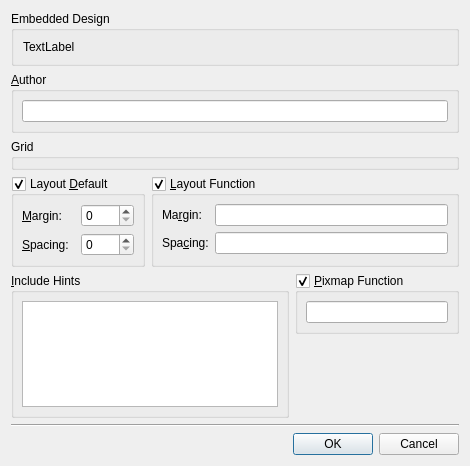
<?xml version="1.0" encoding="UTF-8"?>
<ui version="4.0">
 <comment>*********************************************************************
**
** Copyright (C) 2014 Digia Plc and/or its subsidiary(-ies).
** Contact: http://www.qt-project.org/legal
**
** This file is part of the Qt Designer of the Qt Toolkit.
**
** $QT_BEGIN_LICENSE:LGPL21$
** Commercial License Usage
** Licensees holding valid commercial Qt licenses may use this file in
** accordance with the commercial license agreement provided with the
** Software or, alternatively, in accordance with the terms contained in
** a written agreement between you and Digia. For licensing terms and
** conditions see http://qt.digia.com/licensing. For further information
** use the contact form at http://qt.digia.com/contact-us.
**
** GNU Lesser General Public License Usage
** Alternatively, this file may be used under the terms of the GNU Lesser
** General Public License version 2.1 or version 3 as published by the Free
** Software Foundation and appearing in the file LICENSE.LGPLv21 and
** LICENSE.LGPLv3 included in the packaging of this file. Please review the
** following information to ensure the GNU Lesser General Public License
** requirements will be met: https://www.gnu.org/licenses/lgpl.html and
** http://www.gnu.org/licenses/old-licenses/lgpl-2.1.html.
**
** In addition, as a special exception, Digia gives you certain additional
** rights. These rights are described in the Digia Qt LGPL Exception
** version 1.1, included in the file LGPL_EXCEPTION.txt in this package.
**
** $QT_END_LICENSE$
**
*********************************************************************</comment>
 <class>FormWindowSettings</class>
 <widget class="QDialog" name="FormWindowSettings">
  <property name="geometry">
   <rect>
    <x>0</x>
    <y>0</y>
    <width>470</width>
    <height>466</height>
   </rect>
  </property>
  <property name="windowTitle">
   <string>Form Settings</string>
  </property>
  <layout class="QGridLayout">
   <item row="3" column="0" colspan="2">
    <layout class="QHBoxLayout">
     <property name="spacing">
      <number>6</number>
     </property>
     <property name="margin">
      <number>0</number>
     </property>
     <item>
      <widget class="QGroupBox" name="layoutDefaultGroupBox">
       <property name="title">
        <string>Layout &amp;Default</string>
       </property>
       <property name="checkable">
        <bool>true</bool>
       </property>
       <layout class="QGridLayout">
        <property name="margin">
         <number>8</number>
        </property>
        <property name="spacing">
         <number>6</number>
        </property>
        <item row="1" column="0">
         <widget class="QLabel" name="label_2">
          <property name="text">
           <string>&amp;Spacing:</string>
          </property>
          <property name="buddy">
           <cstring>defaultSpacingSpinBox</cstring>
          </property>
         </widget>
        </item>
        <item row="0" column="0">
         <widget class="QLabel" name="label">
          <property name="text">
           <string>&amp;Margin:</string>
          </property>
          <property name="buddy">
           <cstring>defaultMarginSpinBox</cstring>
          </property>
         </widget>
        </item>
        <item row="1" column="1">
         <widget class="QSpinBox" name="defaultSpacingSpinBox"/>
        </item>
        <item row="0" column="1">
         <widget class="QSpinBox" name="defaultMarginSpinBox"/>
        </item>
       </layout>
      </widget>
     </item>
     <item>
      <widget class="QGroupBox" name="layoutFunctionGroupBox">
       <property name="title">
        <string>&amp;Layout Function</string>
       </property>
       <property name="checkable">
        <bool>true</bool>
       </property>
       <layout class="QGridLayout">
        <property name="margin">
         <number>8</number>
        </property>
        <property name="spacing">
         <number>6</number>
        </property>
        <item row="1" column="1">
         <widget class="QLineEdit" name="spacingFunctionLineEdit"/>
        </item>
        <item row="0" column="1">
         <widget class="QLineEdit" name="marginFunctionLineEdit"/>
        </item>
        <item row="0" column="0">
         <widget class="QLabel" name="label_3">
          <property name="text">
           <string>Ma&amp;rgin:</string>
          </property>
          <property name="buddy">
           <cstring>marginFunctionLineEdit</cstring>
          </property>
         </widget>
        </item>
        <item row="1" column="0">
         <widget class="QLabel" name="label_3_2">
          <property name="text">
           <string>Spa&amp;cing:</string>
          </property>
          <property name="buddy">
           <cstring>spacingFunctionLineEdit</cstring>
          </property>
         </widget>
        </item>
       </layout>
      </widget>
     </item>
    </layout>
   </item>
   <item row="4" column="1">
    <layout class="QHBoxLayout">
     <property name="spacing">
      <number>6</number>
     </property>
     <property name="margin">
      <number>0</number>
     </property>
     <item>
      <widget class="QGroupBox" name="pixmapFunctionGroupBox">
       <property name="title">
        <string>&amp;Pixmap Function</string>
       </property>
       <property name="checkable">
        <bool>true</bool>
       </property>
       <layout class="QVBoxLayout">
        <property name="spacing">
         <number>6</number>
        </property>
        <property name="margin">
         <number>8</number>
        </property>
        <item>
         <widget class="QLineEdit" name="pixmapFunctionLineEdit"/>
        </item>
       </layout>
      </widget>
     </item>
    </layout>
   </item>
   <item row="5" column="1">
    <spacer>
     <property name="orientation">
      <enum>Qt::Vertical</enum>
     </property>
     <property name="sizeHint" stdset="0">
      <size>
       <width>111</width>
       <height>115</height>
      </size>
     </property>
    </spacer>
   </item>
   <item row="7" column="0" colspan="2">
    <widget class="QDialogButtonBox" name="buttonBox">
     <property name="orientation">
      <enum>Qt::Horizontal</enum>
     </property>
     <property name="standardButtons">
      <set>QDialogButtonBox::Cancel|QDialogButtonBox::Ok</set>
     </property>
    </widget>
   </item>
   <item row="6" column="0" colspan="2">
    <widget class="Line" name="line">
     <property name="orientation">
      <enum>Qt::Horizontal</enum>
     </property>
    </widget>
   </item>
   <item row="4" column="0" rowspan="2">
    <widget class="QGroupBox" name="includeHintsGroupBox">
     <property name="title">
      <string>&amp;Include Hints</string>
     </property>
     <layout class="QVBoxLayout">
      <property name="spacing">
       <number>6</number>
      </property>
      <property name="margin">
       <number>8</number>
      </property>
      <item>
       <widget class="QTextEdit" name="includeHintsTextEdit"/>
      </item>
     </layout>
    </widget>
   </item>
   <item row="2" column="0" colspan="2">
    <widget class="qdesigner_internal::GridPanel" name="gridPanel">
     <property name="title">
      <string>Grid</string>
     </property>
    </widget>
   </item>
   <item row="0" column="0" colspan="2">
    <widget class="QGroupBox" name="embeddedGroupBox">
     <property name="title">
      <string>Embedded Design</string>
     </property>
     <layout class="QVBoxLayout" name="verticalLayout">
      <item>
       <widget class="QLabel" name="deviceProfileLabel">
        <property name="text">
         <string notr="true">TextLabel</string>
        </property>
       </widget>
      </item>
     </layout>
    </widget>
   </item>
   <item row="1" column="0" colspan="2">
    <widget class="QGroupBox" name="pixmapFunctionGroupBox_2">
     <property name="title">
      <string>&amp;Author</string>
     </property>
     <layout class="QVBoxLayout">
      <property name="spacing">
       <number>6</number>
      </property>
      <property name="margin">
       <number>8</number>
      </property>
      <item>
       <widget class="QLineEdit" name="authorLineEdit"/>
      </item>
     </layout>
    </widget>
   </item>
  </layout>
 </widget>
 <customwidgets>
  <customwidget>
   <class>qdesigner_internal::GridPanel</class>
   <extends>QGroupBox</extends>
   <header location="global">gridpanel_p.h</header>
   <container>1</container>
  </customwidget>
 </customwidgets>
 <tabstops>
  <tabstop>authorLineEdit</tabstop>
  <tabstop>defaultMarginSpinBox</tabstop>
  <tabstop>defaultSpacingSpinBox</tabstop>
  <tabstop>marginFunctionLineEdit</tabstop>
  <tabstop>spacingFunctionLineEdit</tabstop>
  <tabstop>pixmapFunctionLineEdit</tabstop>
 </tabstops>
 <resources/>
 <connections>
  <connection>
   <sender>buttonBox</sender>
   <signal>accepted()</signal>
   <receiver>FormWindowSettings</receiver>
   <slot>accept()</slot>
   <hints>
    <hint type="sourcelabel">
     <x>294</x>
     <y>442</y>
    </hint>
    <hint type="destinationlabel">
     <x>150</x>
     <y>459</y>
    </hint>
   </hints>
  </connection>
  <connection>
   <sender>buttonBox</sender>
   <signal>rejected()</signal>
   <receiver>FormWindowSettings</receiver>
   <slot>reject()</slot>
   <hints>
    <hint type="sourcelabel">
     <x>373</x>
     <y>444</y>
    </hint>
    <hint type="destinationlabel">
     <x>357</x>
     <y>461</y>
    </hint>
   </hints>
  </connection>
 </connections>
</ui>
